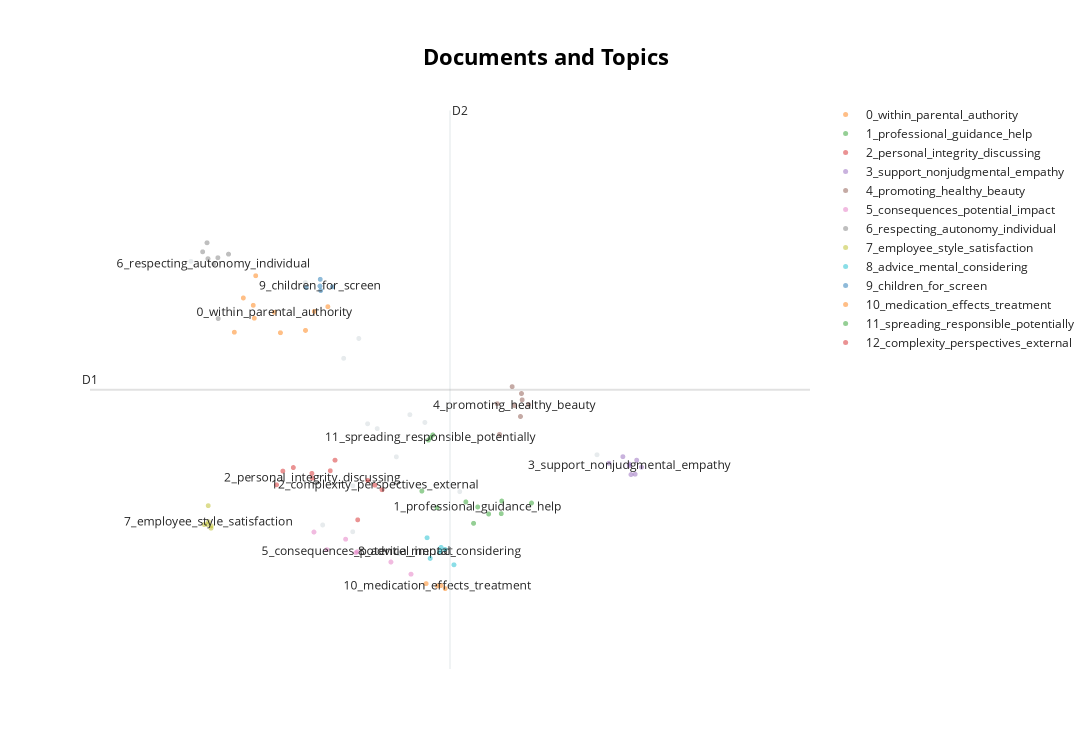

Notebook code for this chart:
### Code cell
topic_model.visualize_documents(all_dimensions, embeddings=np.asarray(embeddings))

### Figure 1 — Plotly figure (JSON) as saved in the notebook; plotly's stock layout.template omitted (floating-point values rounded to 4 significant figures)
{"data": [{"hoverinfo": "text", "hovertext": ["When avoiding harm in conversation", "When influencing someone's moral choices", "When respecting differing viewpoints", "When considering the well-being of a child", "When discussing topics of life and death", "When maintaining confidentiality and trust", "When utilizing discipline and guidance", "When influencing public trust in democratic systems", "When being mindful of the impact of words", "When acknowledging the underlying issues beyond surface-level conflicts.", "When exploring ethical management practices", "When engaging in highly sensitive topics", "When recognizing the emotional well-being of all parties involved.", "When ensuring not to overstep personal boundaries", null], "marker": {"color": "#CFD8DC", "opacity": 0.5, "size": 5}, "mode": "markers+text", "name": "other", "showlegend": false, "type": "scattergl", "x": [10.77, 10.08, 8.122, 9.504, 10.6, 9.966, 11.37, 9.712, 10.63, 10.25, 10.08, 10.95, 13.02, 10.15, 10.37], "y": [12.21, 10.2, 14.85, 14.48, 11.49, 13.18, 10.89, 10.31, 9.822, 12.05, 10.99, 12.08, 11.52, 13.52, 11.97]}, {"hoverinfo": "text", "hovertext": ["When fostering a positive parent-child relationship", "When considering a child's autonomy", "When navigating parental responsibility and authority", "When maintaining a trusting parent-child relationship", "When assessing responsibilities within a household.", "When evaluating the communication strategies in family dynamics.", "When contemplating the implications of defiance against parental authority.", "When navigating intergenerational conflicts.", "When fostering open communication within the family", null], "marker": {"opacity": 0.5, "size": 5}, "mode": "markers+text", "name": "0_within_parental_authority", "text": ["", "", "", "", "", "", "", "", "", "0_within_parental_authority"], "textfont": {"size": 12}, "type": "scattergl", "x": [9.775, 8.904, 8.874, 9.611, 8.646, 9.202, 8.755, 8.887, 9.505, 9.129], "y": [14.07, 14.6, 14.09, 13.99, 13.63, 13.62, 14.22, 13.87, 13.66, 13.97]}, {"hoverinfo": "text", "hovertext": ["When offering guidance on sensitive personal decisions", "When providing advice that encourages self-improvement", "When providing guidance without professional training", "When recognizing the limits of one's expertise and suggesting professional help if necessary", "When reflecting on the role of guidance in ethical development", "When encouraging professional development and growth opportunities for employees", "When encouraging someone to seek help", "When advising on leadership and communication skills", null], "marker": {"opacity": 0.5, "size": 5}, "mode": "markers+text", "name": "1_professional_guidance_help", "text": ["", "", "", "", "", "", "", "", "1_professional_guidance_help"], "textfont": {"size": 12}, "type": "scattergl", "x": [11.09, 11.87, 11.44, 11.72, 10.91, 11.87, 12.23, 11.53, 11.58], "y": [10.61, 10.72, 10.71, 10.5, 10.9, 10.51, 10.69, 10.34, 10.62]}, {"hoverinfo": "text", "hovertext": ["When considering the influence of personal beliefs and values", "When considering academic integrity", "When affecting a student's responsibility towards their obligations", "When discussing dishonesty", "When balancing educational responsibilities with personal interests", "When considering the implications of deceit on personal character", "When discussing political integrity", null], "marker": {"opacity": 0.5, "size": 5}, "mode": "markers+text", "name": "2_personal_integrity_discussing", "text": ["", "", "", "", "", "", "", "2_personal_integrity_discussing"], "textfont": {"size": 12}, "type": "scattergl", "x": [10.14, 9.358, 9.155, 9.862, 9.232, 9.804, 9.582, 9.59], "y": [10.4, 11.3, 11.0, 11.43, 11.24, 11.25, 11.2, 11.12]}, {"hoverinfo": "text", "hovertext": ["When recognizing the value of empathy in managerial roles", "When providing emotional support", "When being empathetic and non-judgmental", "When offering hope without being dismissive of feelings", "When offering emotional support", "When showing empathy and understanding", "When recognizing the importance of compassionate and non-judgmental support", null], "marker": {"opacity": 0.5, "size": 5}, "mode": "markers+text", "name": "3_support_nonjudgmental_empathy", "text": ["", "", "", "", "", "", "", "3_support_nonjudgmental_empathy"], "textfont": {"size": 12}, "type": "scattergl", "x": [13.17, 13.42, 13.5, 13.56, 13.44, 13.48, 13.34, 13.42], "y": [11.38, 11.36, 11.43, 11.31, 11.18, 11.19, 11.49, 11.33]}, {"hoverinfo": "text", "hovertext": ["When discouraging unhealthy comparisons with others", "When promoting realistic and healthy beauty standards", "When promoting positive reinforcement over punishment", "When promoting healthy habits", "When promoting self-acceptance and healthy self-esteem", "When avoiding reinforcing societal beauty pressures", "When addressing issues of body image sensitively", null], "marker": {"opacity": 0.5, "size": 5}, "mode": "markers+text", "name": "4_promoting_healthy_beauty", "text": ["", "", "", "", "", "", "", "4_promoting_healthy_beauty"], "textfont": {"size": 12}, "type": "scattergl", "x": [12.0, 12.12, 11.85, 12.1, 12.2, 12.11, 11.82, 12.03], "y": [12.69, 12.47, 11.87, 12.18, 12.39, 12.57, 12.4, 12.37]}, {"hoverinfo": "text", "hovertext": ["When considering the potential consequences of actions taken.", "When affecting perceptions of legitimacy", "When weighing short-term benefits against long-term consequences", "When impacting future behavior", "When understanding the potential impact of societal and cultural norms on an individual's decision", "When considering the impact on social cohesion", null], "marker": {"opacity": 0.5, "size": 5}, "mode": "markers+text", "name": "5_consequences_potential_impact", "text": ["", "", "", "", "", "", "5_consequences_potential_impact"], "textfont": {"size": 12}, "type": "scattergl", "x": [10.54, 9.607, 10.78, 10.11, 9.99, 9.763, 10.13], "y": [9.676, 10.19, 9.467, 9.837, 10.07, 9.888, 9.855]}, {"hoverinfo": "text", "hovertext": ["When respecting individual differences and diversity", "When respecting the autonomy of individuals to make their own choices", "When respecting a child’s individuality and interests", "When respecting autonomy and individual choice", "When respecting the individual's autonomy in making decisions", "When considering respect for family members.", null], "marker": {"opacity": 0.5, "size": 5}, "mode": "markers+text", "name": "6_respecting_autonomy_individual", "text": ["", "", "", "", "", "", "6_respecting_autonomy_individual"], "textfont": {"size": 12}, "type": "scattergl", "x": [8.263, 8.447, 8.576, 8.328, 8.316, 8.451, 8.397], "y": [15.01, 14.91, 14.97, 14.89, 15.17, 13.86, 14.8]}, {"hoverinfo": "text", "hovertext": ["When assessing the balance between productivity and employee satisfaction", "When contemplating the long-term implications of workplace culture on employee well-being", "When addressing attitudes towards employees", "When considering the dignity and respect of workers", "When considering the impact of management style on employee morale", null], "marker": {"opacity": 0.5, "size": 5}, "mode": "markers+text", "name": "7_employee_style_satisfaction", "text": ["", "", "", "", "", "7_employee_style_satisfaction"], "textfont": {"size": 12}, "type": "scattergl", "x": [8.319, 8.365, 8.367, 8.331, 8.281, 8.333], "y": [10.32, 10.26, 10.3, 10.65, 10.32, 10.37]}, {"hoverinfo": "text", "hovertext": ["When considering the long-term implications of advice given", "When considering the impact of advice on someone's mental health", "When considering the advice of healthcare professionals", "When considering the impact of advice on mental health", "When considering the potential consequences of advice on someone's mental and emotional well-being", null], "marker": {"opacity": 0.5, "size": 5}, "mode": "markers+text", "name": "8_advice_mental_considering", "text": ["", "", "", "", "", "8_advice_mental_considering"], "textfont": {"size": 12}, "type": "scattergl", "x": [11.01, 11.14, 11.3, 11.19, 10.97, 11.12], "y": [9.739, 9.927, 9.629, 9.892, 10.09, 9.856]}, {"hoverinfo": "text", "hovertext": ["When modeling behavior for children", "When addressing screen time and its impact on children", "When ensuring a child's well-being and development", "When setting boundaries for children", null], "marker": {"opacity": 0.5, "size": 5}, "mode": "markers+text", "name": "9_children_for_screen", "text": ["", "", "", "", "9_children_for_screen"], "textfont": {"size": 12}, "type": "scattergl", "x": [9.515, 9.683, 9.688, 9.831, 9.68], "y": [14.4, 14.54, 14.35, 14.41, 14.42]}, {"hoverinfo": "text", "hovertext": ["When evaluating the social and educational implications of medication", "When understanding the impacts of medical treatment", "When acknowledging the potential side effects of medication", null], "marker": {"opacity": 0.5, "size": 5}, "mode": "markers+text", "name": "10_medication_effects_treatment", "text": ["", "", "", "10_medication_effects_treatment"], "textfont": {"size": 12}, "type": "scattergl", "x": [11.14, 11.19, 10.96, 11.1], "y": [9.273, 9.219, 9.304, 9.266]}, {"hoverinfo": "text", "hovertext": ["When encouraging responsible discourse", "When potentially spreading misinformation", null], "marker": {"opacity": 0.5, "size": 5}, "mode": "markers+text", "name": "11_spreading_responsible_potentially", "text": ["", "", "11_spreading_responsible_potentially"], "textfont": {"size": 12}, "type": "scattergl", "x": [11.04, 10.99, 11.02], "y": [11.86, 11.77, 11.82]}, {"hoverinfo": "text", "hovertext": ["When addressing religious perspectives on life and moral issues", "When acknowledging the complexity of navigating personal ethics and external pressures", null], "marker": {"opacity": 0.5, "size": 5}, "mode": "markers+text", "name": "12_complexity_perspectives_external", "text": ["", "", "12_complexity_perspectives_external"], "textfont": {"size": 12}, "type": "scattergl", "x": [10.43, 10.26, 10.34], "y": [10.92, 11.08, 11.0]}], "layout": {"annotations": [{"showarrow": false, "text": "D1", "x": 6.903, "y": 12.64, "yshift": 10}, {"showarrow": false, "text": "D2", "x": 11.25, "xshift": 10, "y": 17.44}], "height": 750, "shapes": [{"line": {"color": "#CFD8DC", "width": 2}, "type": "line", "x0": 11.25, "x1": 11.25, "y0": 7.836, "y1": 17.44}, {"line": {"color": "#9E9E9E", "width": 2}, "type": "line", "x0": 6.903, "x1": 15.6, "y0": 12.64, "y1": 12.64}], "title": {"font": {"color": "Black", "size": 22}, "text": "<b>Documents and Topics</b>", "x": 0.5, "xanchor": "center", "yanchor": "top"}, "width": 1200, "xaxis": {"visible": false}, "yaxis": {"visible": false}}}
